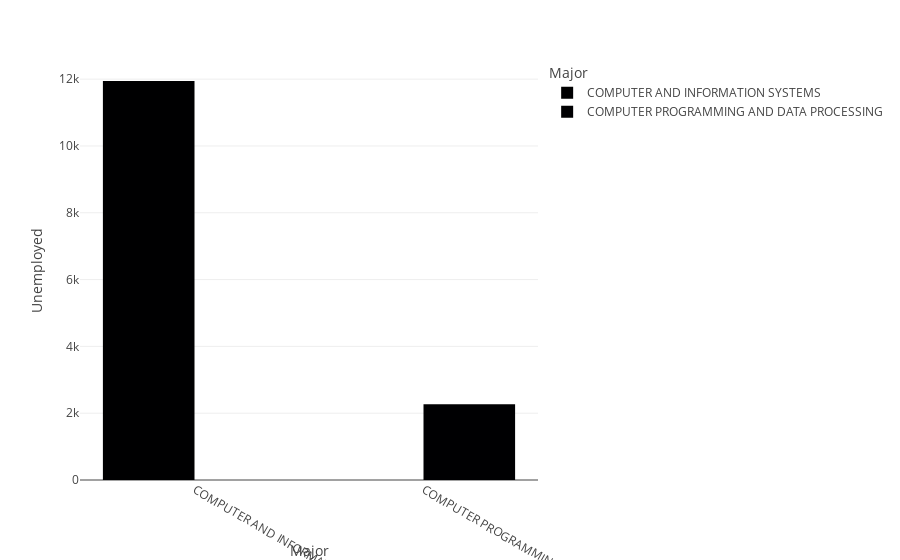

This figure's notebook cell:
### Code cell
fig = px.bar(df1, x="Major", y="Unemployed", color="Major", barmode="group",
             
             )
fig.show()

### Figure 1 — Plotly figure (JSON) as saved in the notebook; plotly's stock layout.template omitted (floating-point values rounded to 4 significant figures)
{"data": [{"alignmentgroup": "True", "hovertemplate": "Major=%{x}<br>Unemployed=%{y}<extra></extra>", "legendgroup": "COMPUTER AND INFORMATION SYSTEMS", "marker": {"color": "#000001", "pattern": {"shape": ""}}, "name": "COMPUTER AND INFORMATION SYSTEMS", "offsetgroup": "COMPUTER AND INFORMATION SYSTEMS", "orientation": "v", "showlegend": true, "textposition": "auto", "type": "bar", "x": ["COMPUTER AND INFORMATION SYSTEMS"], "xaxis": "x", "y": [11945], "yaxis": "y"}, {"alignmentgroup": "True", "hovertemplate": "Major=%{x}<br>Unemployed=%{y}<extra></extra>", "legendgroup": "COMPUTER PROGRAMMING AND DATA PROCESSING", "marker": {"color": "#000002", "pattern": {"shape": ""}}, "name": "COMPUTER PROGRAMMING AND DATA PROCESSING", "offsetgroup": "COMPUTER PROGRAMMING AND DATA PROCESSING", "orientation": "v", "showlegend": true, "textposition": "auto", "type": "bar", "x": ["COMPUTER PROGRAMMING AND DATA PROCESSING"], "xaxis": "x", "y": [2265], "yaxis": "y"}], "layout": {"barmode": "group", "legend": {"title": {"text": "Major"}, "tracegroupgap": 0}, "margin": {"t": 60}, "xaxis": {"anchor": "y", "categoryarray": ["COMPUTER AND INFORMATION SYSTEMS", "COMPUTER PROGRAMMING AND DATA PROCESSING"], "categoryorder": "array", "domain": [0, 1], "title": {"text": "Major"}}, "yaxis": {"anchor": "x", "domain": [0, 1], "title": {"text": "Unemployed"}}}}
